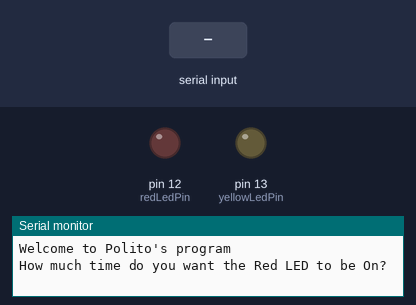
Simulated run of this sketch. Board: Arduino Uno, built with avr-gcc and run on an emulated ATmega328P. Shown: output pins drawn as LEDs (lit = HIGH), the last lines printed to the serial monitor. Dashed ring = blinking. The inputs (shaded band) are chosen by the test bench.

Above: at 0.9 s.
1.0 s: "90,45,200,10,150,30\n" received over Serial
At 1.2 s:
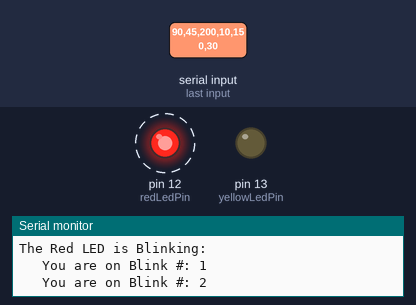
At 28.66 s:
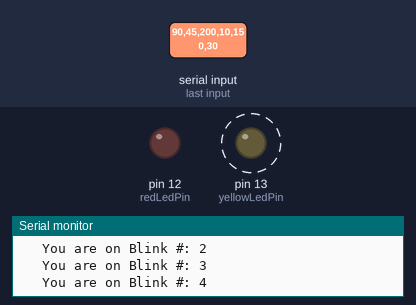
Timing chart, 0 to 30.3 s (numbered marks = the images above; inputs shaded):
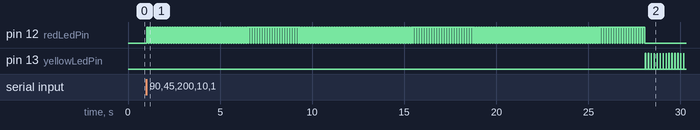

Measured:
- after the input at 1.0 s, pin 12 (redLedPin): alternates HIGH for 0.09 s and LOW for 0.05 s, 400 changes in all, then stays LOW, starting at once; pin 13 (yellowLedPin): alternates HIGH for 0.01 s and LOW for 0.15 s, starting after 27.1 s

The sketch:

sketch_aug25a.ino
```cpp
int redLedPin = 12; // declaring redLedPin as int , and set it as 13
int yellowLedPin = 13; // declaring yellowLedPin as int, and set it to 12
int redOnTime ; // This is the red led on time
int redOffTime ; //This is the red led off time
int yellowOnTime ; // This is the yellow on time
int yellowOffTime ;// This is the yellow off time
int redLedBlink; //Declare the int
int yellowLedBlink; //Declare an integer
String redMessage = "The Red LED is Blinking: "; //Declaring a string variable and assigning it a string
String yellowMessage = "The Yellow LED is Blinking: "; //Declaring a string variable and assigning it a string
String blinkNumMessage = "   You are on Blink #: " ; //Declaring a string variable and assigning it a string
String spaceln = "   "; //Declaring a string variable and assigning it a string


void setup() {
   Serial.begin(115200); //Turn on the Serial port

   pinMode( redLedPin, OUTPUT); //Tell Arduino that redLedPin is an ourput port
   pinMode(yellowLedPin, OUTPUT); //Tell Arduino that yellowLedPin is an ourput port

   String wm1 = "Welcome to "; //Declaring and assigning a String
   String wm2 = "Polito's program"; //Declaring and assigning a String
   String wm3; //Declaring a String
   wm3 = wm1+wm2; //Concatanating 2 strings
   Serial.println(wm3); // Print a string on the screen

   Serial.println( "How much time do you want the Red LED to be On?"); //Prompt User for input
   while(Serial.available()== 0){} //Waits for User input
   redOnTime = Serial.parseInt(); // Passes the User input into the variable redOnTime
   Serial.println( "How much time do you want the Red LED to be Off?");// Asks for the Red LED Off time
   while(Serial.available()== 0){}//Waits for User input
   redOffTime = Serial.parseInt();//Passes the User input into the variable named redOffTime
   Serial.println( "How many times do you want the Red LED to blink?");//Asks for the times the Red Led should blink
   while(Serial.available()== 0){}//Waits for User input
   redLedBlink = Serial.parseInt(); //passes the User input into the variable redLedBlink

   Serial.println( "How much time do you want the Yellow LED to be On?");//Asks for the Yellow LED On time
   while(Serial.available()== 0){}  //Waits for User input
   yellowOnTime = Serial.parseInt();  // Passes the User input into the variable yellowOnTime
   Serial.println( "How much time do you want the Yellow LED to be Off?");//Asks for the Yellow LED Off time
   while(Serial.available()== 0){}  //Waits for User input
   yellowOffTime = Serial.parseInt();  // Passes the User input into the variable yellowOffTime
   Serial.println( "How many times do you want the Yellow LED to blink?");//Asks for number of times the User wants the LED to blink
   while(Serial.available()== 0){} //Waits for User input
   yellowLedBlink = Serial.parseInt();  // Passes the User input into the variable yellowLedBlink


}

void loop() {
   Serial.println(spaceln);// prints a blank line to make our work look neat
  Serial.println(redMessage); //Prints message on screen
  for ( int j = 1; j <= redLedBlink; j=j+1){ //start our for looop
  Serial.print(blinkNumMessage); //print to screen without and not moving the cursor to next line
  Serial.println(j); //print to screen
  digitalWrite( redLedPin, HIGH);// Turn the red LED on
  delay(redOnTime);// wait
  digitalWrite(redLedPin, LOW);// Turn the red LED off
  delay(redOffTime);// wait
  }
  Serial.println(spaceln);
  Serial.println(yellowMessage);

  for (int j = 1; j<= yellowLedBlink; j = j+1){ //Start the for loop
  Serial.print(blinkNumMessage);
  Serial.println(j);
  digitalWrite( yellowLedPin, HIGH);// Turn the yellow LED on
  delay(yellowOnTime);// wait
  digitalWrite(yellowLedPin, LOW);// Turn the yellow LED off
  delay(yellowOffTime);// wait

  }
}
```
